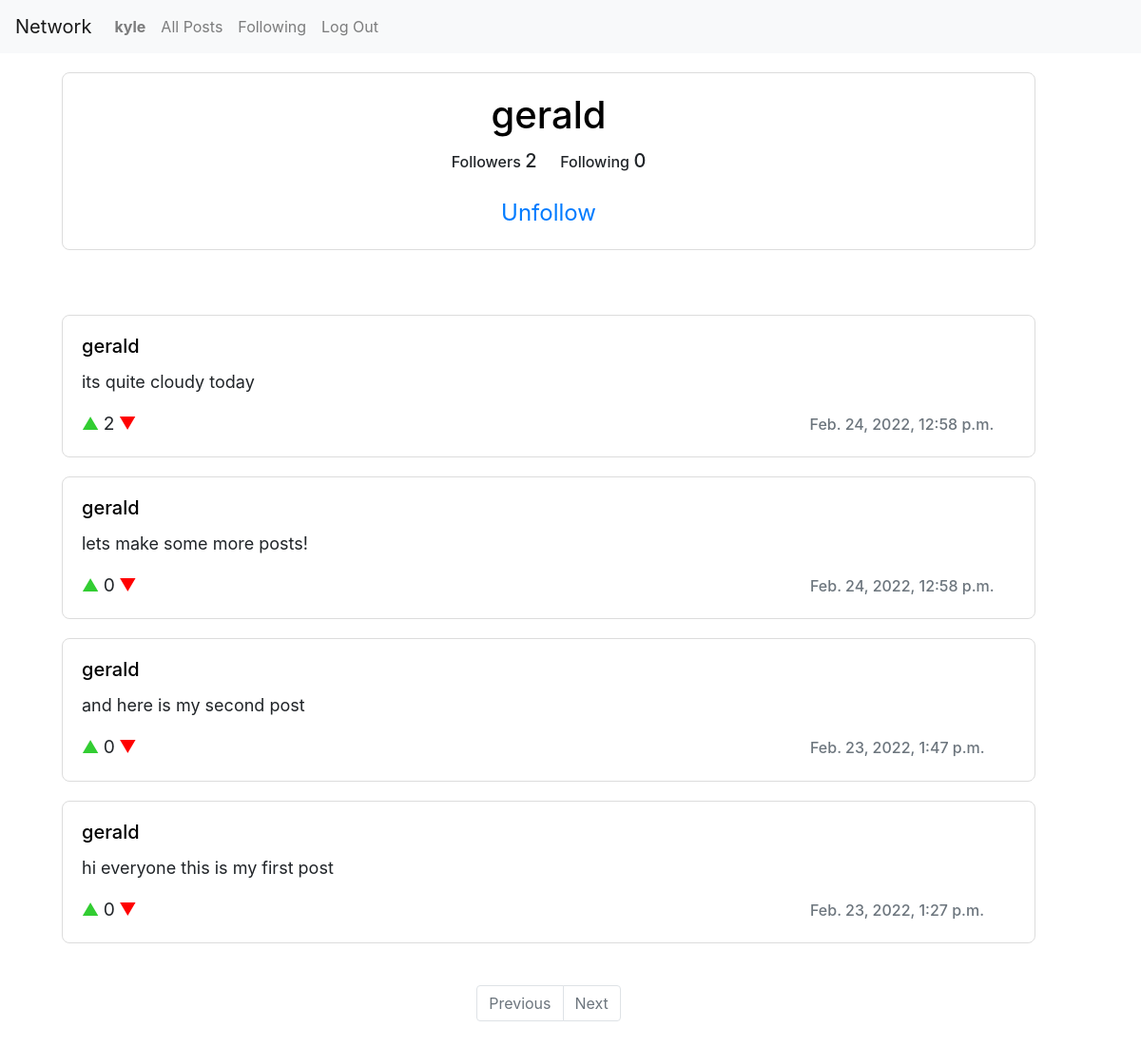
The app's page /profile/1 (signed in) with its own data.
### network/models.py (models this page shows)
class User(AbstractUser):
    pass

class Posts(models.Model):
	user = models.ForeignKey(User, on_delete=models.CASCADE)
	dateandtime = models.DateTimeField()
	text = models.TextField(max_length=560)
	likes = models.PositiveIntegerField(default=0)

### network/views.py (the view)
# urls.py: path("profile/<int:user_id>", views.profile, name="profile"),
def profile(request, user_id):
    user = User.objects.get(pk=user_id)
    current_user = request.user
    followed = False
    current_page = 1
    next_page = 2
    following_count = Following.objects.filter(user=user).count()
    followers_count = Following.objects.filter(following=user).count()
    if Following.objects.filter(user = current_user, following = user):
        followed = True
    else:
        followed = False
    posts = Posts.objects.filter(user=user).order_by('-dateandtime')
    if len(posts) < 10:
        last_page = True
    else:
        last_page = False
    p = Paginator(posts, 10)
    posts = p.page(1)
    if user == current_user:
        can_edit = True
    else:
        can_edit = False
    context = {
        "posts": posts,
        "user": user,
        "following_count": following_count,
        "followers_count": followers_count,
        "followed": followed,
        "current_user": current_user,
        "first_page": True,
        "next_page": next_page,
        "last_page": last_page,
        "can_edit": can_edit,
    }
    return render(request, "network/profile.html", context)

### network/templates/network/profile.html (shortened to what this page needs)
{% extends "network/layout.html" %}
{% load static %}
{% block body %}
<div class="card" style="width: 64rem; margin: 20px 0 20px 20px; border-radius: 8px; border-color: gainsboro;">
  <div class="card-body" style="text-align: center; ">
    <a href="/profile/{{user.id}}" id="usernamelink" style="text-decoration: none; color: black;">
        <h1 class="card-title" >{{user.username}}</h1>
      </a>
    <div style="display:inline-block; font-size: larger;"><h6 class="card-text">Followers</h6></div>
    <div style="display:inline-block; font-size: larger; margin-right: 20px;"><h5 class="card-text">{{followers_count}}</h5></div>
    <div style="display:inline-block; font-size: larger;"><h6 class="card-text">Following</h6></div>
    <div style="display:inline-block; font-size: larger;"><h5 class="card-text">{{following_count}}</h5></div>
    {% if user.is_authenticated %}
    {% if user != current_user %}
    <br><br>
    {% if followed %}
    <div style="font-size: x-large;"><a href="/unfollow/{{user.id}}" class="card-link">Unfollow</a></div>
    {% else %}
    <div style="font-size: x-large;"><a href="/follow/{{user.id}}" class="card-link">Follow</a></div>
    {% endif %}
    {% endif %}
    {% endif %}
  </div>
</div>
<br><br>
{% for post in posts %}
<div class="card" style="width: 64rem; margin: 0 0 20px 20px; border-radius: 8px; border-color: gainsboro;">
    <div class="card-body">
      <a href="/profile/{{user.id}}" id="usernamelink" style="text-decoration: none; color: black;">
        <h5 class="card-title">{{post.user.username}}</h5>
      </a>
      <p id="{{post.id}}post_id" class="card-text" style="font-size:large;">{{post.text}}</p>
      <div style="display:inline-block;"><a href="#!" onclick="like('{{ post.id }}')" id="like_button" class="card-link" style="font-size:large; color: limegreen;">▲</a></div>
      <div style="display:inline-block;"><p id="like_count{{post.id}}" class="card-text" style="font-size: larger;">{{post.likes}}</p></div>
      <div style="display:inline-block;"><a href="#!" onclick="unlike('{{ post.id }}')" id="dislike_button" class="card-link" style="font-size:large; color: red;">▼</a></div>
      <div style="display:inline-block; margin-left:44rem;"><h6 class="card-subtitle mb-1 text-muted">{{post.dateandtime}}</h6></div>
    </div>
  </div>
{% endfor %}
<br>
<div style="width: 64rem; margin: 0 0 20px 20px;">
  <div style="display: flex; justify-content: center;">
    <nav aria-label="Page navigation example">
      <ul class="pagination">
        {% if first_page %}
        <li class="page-item disabled"><a class="page-link" href="/profile/{{user.id}}/page/{{previous_page}}">Previous</a></li>
        {% else %}
        <li class="page-item "><a class="page-link" href="/profile/{{user.id}}/page/{{previous_page}}">Previous</a></li>
        {% endif %}
        {% if last_page %}
        <li class="page-item disabled"><a class="page-link" href="/profile/{{user.id}}/page/{{next_page}}">Next</a></li>
        {% else %}
        <li class="page-item"><a class="page-link" href="/profile/{{user.id}}/page/{{next_page}}">Next</a></li>
        {% endif %}
      </ul>
    </nav>
  </div>
</div>
<br><br><br>
{% endblock %}

### network/templates/network/layout.html (shortened to what this page needs)
{% load static %}
<!DOCTYPE html>
<html lang="en">
    <head>
        <link rel="stylesheet" href="https://stackpath.bootstrapcdn.com/bootstrap/4.4.1/css/bootstrap.min.css">
        <link href="{% static 'network/styles.css' %}" rel="stylesheet">
    </head>
    <body>
        <nav class="navbar navbar-expand-lg navbar-light bg-light">
            <a class="navbar-brand" href="{% url 'index' %}">Network</a>
            <div>
              <ul class="navbar-nav mr-auto">
                {% if user.is_authenticated %}
                    <li class="nav-item">
                        <a class="nav-link" href="/profile/{{current_user.id}}"><strong>{{ current_user.username }}</strong></a>
                    </li>
                {% endif %}
                <li class="nav-item">
                  <a class="nav-link" href="{% url 'index' %}">All Posts</a>
                </li>
                {% if user.is_authenticated %}
                    <li class="nav-item">
                        <a class="nav-link" href="{% url 'following' %}">Following</a>
                    </li>
                    <li class="nav-item">
                        <a class="nav-link" href="{% url 'logout' %}">Log Out</a>
                    </li>
                {% endif %}
              </ul>
            </div>
          </nav>
        <div class="body">
            <div class="container" style="margin: auto;">
            {% block body %}
            {% endblock %}
            </div>
        </div>

### records on screen
User: username "kyle"
User: username "gerald"
Posts: user.username "gerald", text "its quite cloudy today", likes "2", dateandtime "Feb. 24, 2022, 12:58 p.m."
Posts: user.username "gerald", text "lets make some more posts!", likes "0", dateandtime "Feb. 24, 2022, 12:58 p.m."
Posts: user.username "gerald", text "and here is my second post", likes "0", dateandtime "Feb. 23, 2022, 1:47 p.m."
Posts: user.username "gerald", text "hi everyone this is my first post", likes "0", dateandtime "Feb. 23, 2022, 1:27 p.m."

### other values on screen
{{ followers_count }} "2"
{{ following_count }} "0"
